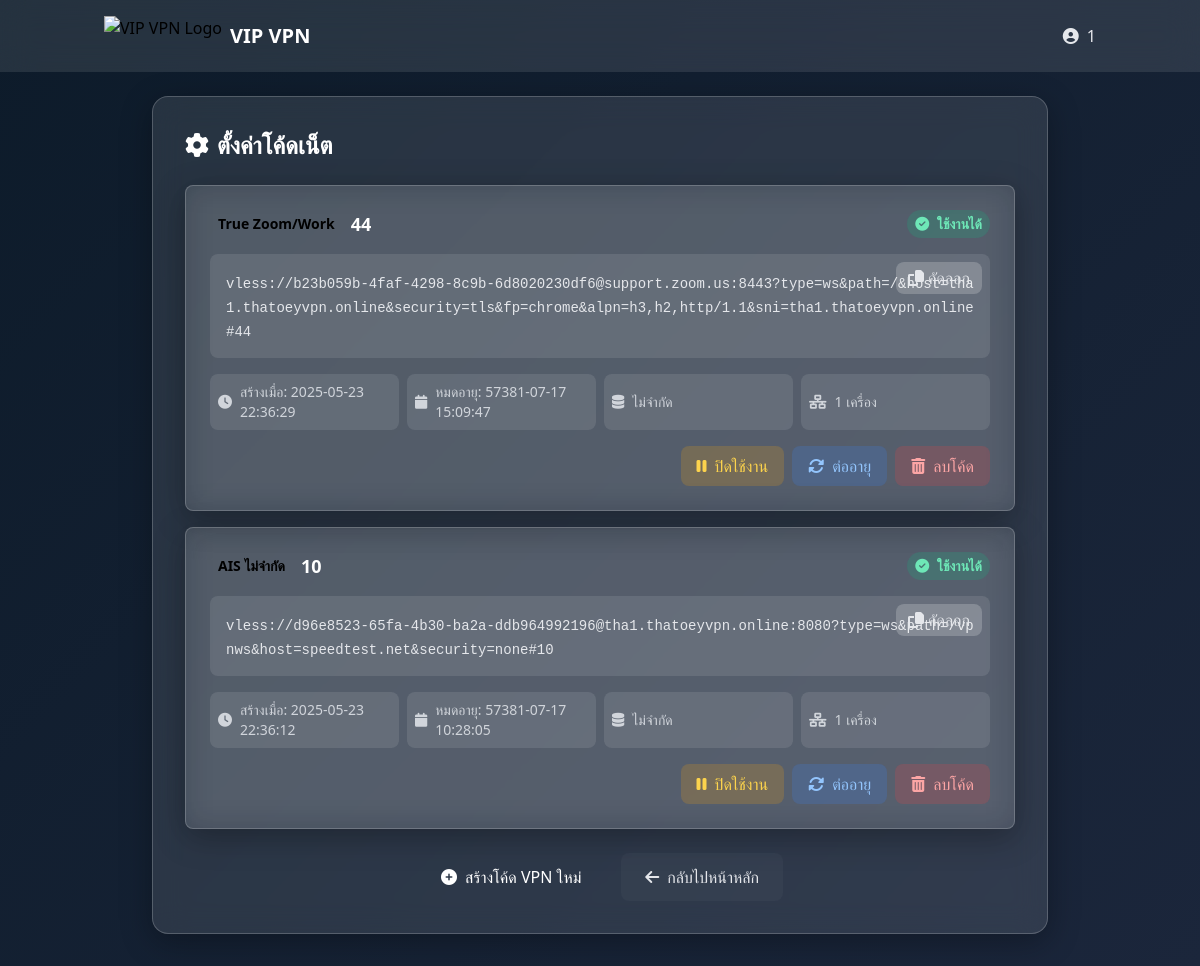
/vpn_history.php (signed in), run on the app's committed database.
### tables this page shows
CREATE TABLE vpn_history (
        id INTEGER PRIMARY KEY AUTOINCREMENT,
        user_id INTEGER,
        code_name TEXT,
        profile_key TEXT,
        vless_code TEXT,
        expiry_time INTEGER,
        gb_limit INTEGER,
        ip_limit INTEGER,
        created_at DATETIME DEFAULT CURRENT_TIMESTAMP, is_enabled INTEGER DEFAULT 1,
        FOREIGN KEY (user_id) REFERENCES users(id)
    );

### vpn_history.php (the view, shortened to what this page needs)
<?php
$username = $_SESSION['username'];
$user_id = $_SESSION['user_id'];
$db = new SQLite3(__DIR__ . '/vipvpn.db');
$history = [];
$stmt = $db->prepare('
    SELECT
        id,
        code_name,
        profile_key,
        vless_code,
        expiry_time,
        gb_limit,
        ip_limit,
        created_at,
        is_enabled
    FROM vpn_history
    WHERE user_id = :user_id
    ORDER BY created_at DESC
');
$stmt->bindValue(':user_id', $user_id, SQLITE3_INTEGER);
$result = $stmt->execute();
while ($row = $result->fetchArray(SQLITE3_ASSOC)) {
    $history[] = $row;
}
?>
<!DOCTYPE html>
<html lang="th">
<head>
    <link href="https://cdn.jsdelivr.net/npm/tailwindcss@2.2.19/dist/tailwind.min.css" rel="stylesheet">
    <link rel="stylesheet" href="https://cdnjs.cloudflare.com/ajax/libs/font-awesome/6.2.0/css/all.min.css">
</head>
<body class="relative min-h-screen">
    <div id="particles-js"></div>
    <header class="fixed top-0 left-0 w-full bg-white bg-opacity-10 backdrop-filter backdrop-blur-lg z-20">
        <div class="container mx-auto px-4 py-4 flex items-center justify-between">
            <div class="flex items-center space-x-2">
                <img src="https://i.imgur.com/J1bqW0o.png" alt="VIP VPN Logo" class="logo h-10">
                <h1 class="text-xl font-bold text-white">VIP VPN</h1>
            </div>
            <div class="relative user-menu">
                <button class="flex items-center space-x-2 text-gray-200 hover:text-white">
                    <i class="fas fa-user-circle"></i>
                    <span><?php echo htmlspecialchars($username); ?></span>
                </button>
            </div>
        </div>
    </header>
    <main class="container mx-auto px-4 pt-24 pb-8 z-10">
        <div class="glass-card rounded-2xl p-8 max-w-4xl mx-auto">
            <h2 class="text-2xl font-bold text-white mb-6"><i class="fas fa-cog mr-2"></i>ตั้งค่าโค้ดเน็ต</h2>
            <?php if (count($history) > 0): ?>
                <?php foreach ($history as $item): ?>
                    <?php
                        $isEnabled = isset($item['is_enabled']) ? (bool)$item['is_enabled'] : true;
                        $expiryDate = date('Y-m-d H:i:s', $item['expiry_time']);
                        $createdDate = isset($item['created_at']) ? $item['created_at'] : date('Y-m-d H:i:s');
                        $packageName = match($item['profile_key']) {
                            'true_dtac_nopro' => 'True/Dtac ไม่จำกัด',
                            'true_zoom' => 'True Zoom/Work',
                            'ais' => 'AIS ไม่จำกัด',
                            'true_pro_facebook' => 'True Pro Facebook',
                            default => $item['profile_key']
                        };
                    ?>
                    <div class="history-item glass-card p-6 mb-4 rounded-lg border border-transparent transition duration-200" id="item-<?php echo $item['id']; ?>">
                        <div class="history-header flex flex-wrap justify-between items-center mb-4 gap-4">
                            <div class="flex items-center flex-wrap gap-2">
                                <span class="package-badge bg-cyan-500 bg-opacity-20 text-cyan-300 px-2 py-1 rounded-full text-sm font-semibold"><?php echo htmlspecialchars($packageName); ?></span>
                                <strong class="text-lg text-white"><?php echo htmlspecialchars($item['code_name']); ?></strong>
                            </div>
                            <?php
                                $badgeClass = 'bg-green-500 bg-opacity-20 text-green-300';
                                $iconClass = 'check-circle';
                                $statusText = 'ใช้งานได้';
                            ?>
                            <span class="history-badge px-2 py-1 rounded-full text-sm font-semibold <?php echo $badgeClass; ?>">
                                <i class="fas fa-<?php echo $iconClass; ?> mr-1"></i>
                                <?php echo $statusText; ?>
                            </span>
                        </div>
                        <div class="relative bg-white bg-opacity-10 p-4 rounded-lg mb-4">
                            <code class="vless-code text-gray-200 text-sm break-all"><?php echo htmlspecialchars($item['vless_code']); ?></code>
                            <button class="copy-btn absolute top-2 right-2 bg-white bg-opacity-20 text-gray-200 px-3 py-1 rounded-lg hover:bg-opacity-30 transition duration-200" onclick="copyToClipboard(this, '<?php echo htmlspecialchars($item['vless_code']); ?>')">
                                <i class="fas fa-copy mr-1"></i>คัดลอก
                            </button>
                        </div>
                        <div class="stats-row grid grid-cols-1 sm:grid-cols-2 md:grid-cols-4 gap-2 text-gray-300 text-sm">
                            <div class="flex items-center bg-white bg-opacity-10 p-2 rounded-lg">
                                <i class="fas fa-clock mr-2 text-cyan-300"></i> สร้างเมื่อ: <?php echo htmlspecialchars($createdDate); ?>
                            </div>
                            <div class="flex items-center bg-white bg-opacity-10 p-2 rounded-lg">
                                <i class="fas fa-calendar mr-2 text-cyan-300"></i> หมดอายุ: <?php echo htmlspecialchars($expiryDate); ?>
                            </div>
                            <div class="flex items-center bg-white bg-opacity-10 p-2 rounded-lg">
                                <i class="fas fa-database mr-2 text-cyan-300"></i>
                                <?php echo $item['gb_limit'] > 0 ? htmlspecialchars($item['gb_limit']) . ' GB' : 'ไม่จำกัด'; ?>
                            </div>
                            <div class="flex items-center bg-white bg-opacity-10 p-2 rounded-lg">
                                <i class="fas fa-network-wired mr-2 text-cyan-300"></i>
                                <?php echo htmlspecialchars($item['ip_limit']); ?> เครื่อง
                            </div>
                        </div>
                        <div class="mt-4 flex flex-wrap gap-2 justify-end">
                            <form method="POST" action="toggle_vless.php" class="toggle-form" id="toggle-form-<?php echo $item['id']; ?>">
                                <button type="submit" class="toggle-btn <?php echo $isEnabled ? 'bg-yellow-500 bg-opacity-20 text-yellow-300' : 'bg-green-500 bg-opacity-20 text-green-300'; ?> px-4 py-2 rounded-lg hover:bg-opacity-30 transition duration-200 flex items-center">
                                    <i class="fas fa-<?php echo $isEnabled ? 'pause' : 'power-off'; ?> mr-2"></i><?php echo $isEnabled ? 'ปิดใช้งาน' : 'เปิดใช้งาน'; ?>
                                </button>
                            </form>
                            <button data-id="<?php echo $item['id']; ?>" onclick="openRenewModal(<?php echo $item['id']; ?>, '<?php echo htmlspecialchars($item['code_name']); ?>', <?php echo $item['gb_limit']; ?>, <?php echo $item['ip_limit']; ?>)" class="renew-btn bg-blue-500 bg-opacity-20 text-blue-300 px-4 py-2 rounded-lg hover:bg-opacity-30 transition duration-200 flex items-center">
                                <i class="fas fa-sync-alt mr-2"></i>ต่ออายุ
                            </button>
                            <form method="POST" action="delete_vless.php" onsubmit="return confirmDelete(event, <?php echo $item['id']; ?>);" id="delete-form-<?php echo $item['id']; ?>">
                                <button type="submit" class="delete-btn bg-red-500 bg-opacity-20 text-red-300 px-4 py-2 rounded-lg hover:bg-opacity-30 transition duration-200 flex items-center">
                                    <i class="fas fa-trash-alt mr-2"></i>ลบโค้ด
                                </button>
                            </form>
                        </div>
                    </div>
                <?php endforeach; ?>
            <?php endif; ?>
            <div class="flex flex-col sm:flex-row gap-4 mt-6 justify-center">
                <a href="save_vless.php" class="btn-primary w-full sm:w-auto bg-gradient-to-r from-cyan-500 to-purple-600 text-white py-3 px-6 rounded-lg hover:from-cyan-600 hover:to-purple-700 transition duration-200 flex items-center justify-center">
                    <i class="fas fa-plus-circle mr-2"></i>สร้างโค้ด VPN ใหม่
                </a>
                <a href="index.php" class="btn-secondary w-full sm:w-auto bg-gray-600 bg-opacity-20 text-gray-200 py-3 px-6 rounded-lg hover:bg-opacity-30 transition duration-200 flex items-center justify-center">
                    <i class="fas fa-arrow-left mr-2"></i>กลับไปหน้าหลัก
                </a>
            </div>
        </div>
    </main>
</body>
</html>

### vpn_history.php (style rules this page uses)
.glass-card { background: rgba(255, 255, 255, 0.1); backdrop-filter: blur(15px); border: 1px solid rgba(255, 255, 255, 0.2); box-shadow: 0 8px 32px rgba(0, 0, 0, 0.3); }
#particles-js { position: fixed; top: 0; left: 0; width: 100%; height: 100%; z-index: -1; background: linear-gradient(135deg, #0d1b2a, #1b263b, #3c096c); background-size: 200% 200%; animation: gradientShift 15s ease infinite; }
.history-item { animation: fadeIn 0.5s ease-in-out; }
.delete-btn { animation: deleteButtonIn 0.3s ease-out; }

### data on the page
vpn_history: profile_key "True Zoom/Work", code_name "44", statusText "ใช้งานได้", vless_code "vless://b23b059b-4faf-4298-8c9b-6d8020230df6@support.zoom.us:8443?type=ws&path=/&host=tha1.thatoeyvpn.online&security=tls&fp=chrome&alpn=h3,h2,http/1.1&sni=tha1.thatoeyvpn.online#44", created_at "2025-05-23 22:36:29", expiry_time "57381-07-17 15:09:47", gb_limit "ไม่จำกัด", ip_limit "1", is_enabled 1 (drawn)
vpn_history: profile_key "AIS ไม่จำกัด", code_name "10", statusText "ใช้งานได้", vless_code "vless://d96e8523-65fa-4b30-ba2a-ddb964992196@tha1.thatoeyvpn.online:8080?type=ws&path=/vpnws&host=speedtest.net&security=none#10", created_at "2025-05-23 22:36:12", expiry_time "57381-07-17 10:28:05", gb_limit "ไม่จำกัด", ip_limit "1", is_enabled 1 (drawn)

### other printed values
$username "1"
